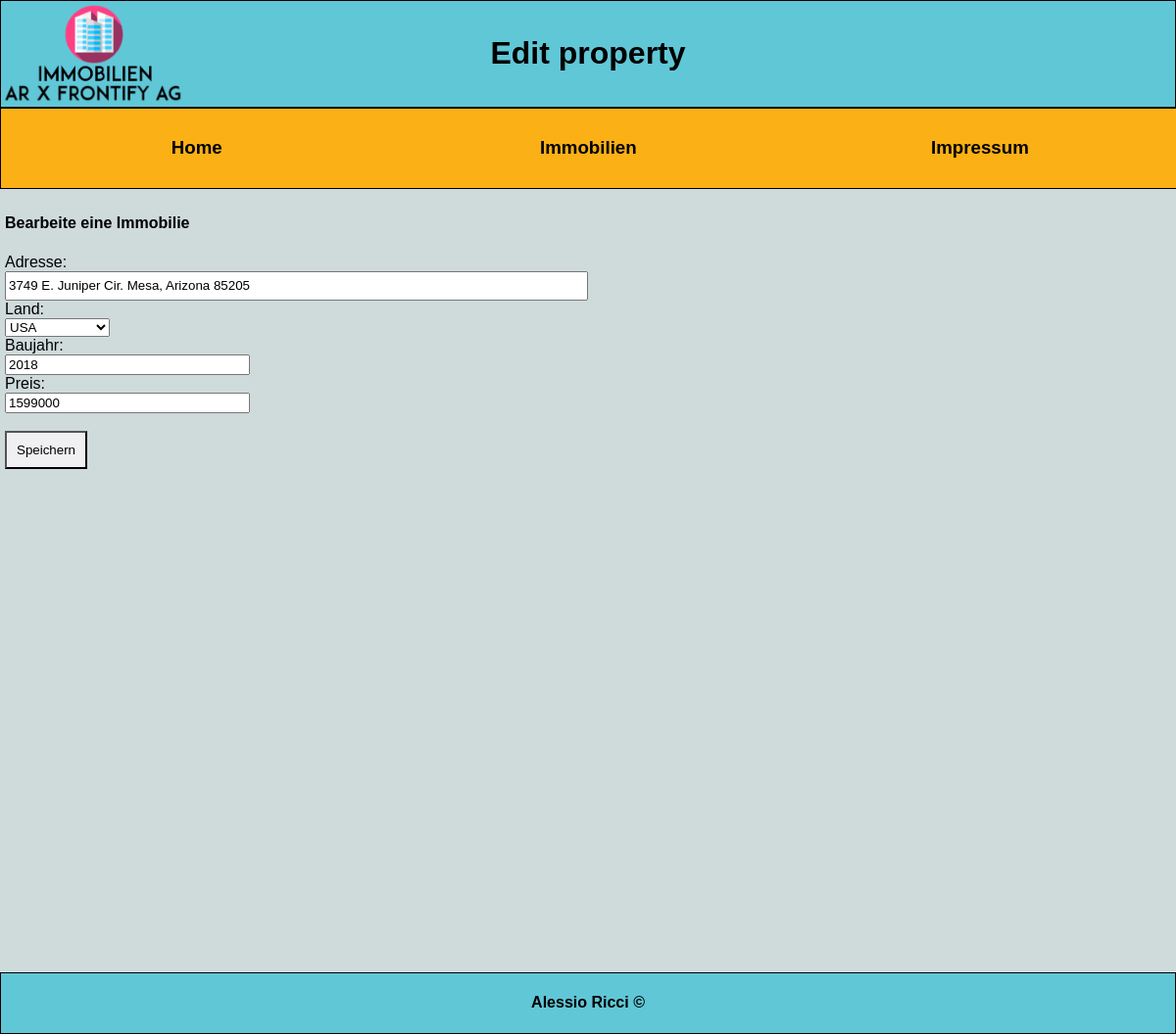
/properties/edit/1, run on the app's committed database.
### tables this page shows
CREATE TABLE `immobilien` (
  `id` int(32) NOT NULL,
  `Land` int(32) NOT NULL,
  `Ort` varchar(512) NOT NULL,
  `Preis` bigint(64) UNSIGNED NOT NULL,
  `Baujahr` int(32) NOT NULL,
  `lat` double DEFAULT NULL,
  `lng` double DEFAULT NULL
);

### router.php (called while the page is built, shortened)
<?php
$url = $_SERVER['REQUEST_URI'];
$url_parts = explode('/', $url);
$id = array_key_exists('3', $url_parts) ? intval($url_parts[3]) : -1;
?>

### model/Property.php (called while the page is built, shortened)
<?php
    class Property
    {
        function getByID($id){
            global $conn;
            $sql = "SELECT `immobilien`.`id`,
                           `immobilien`.`Ort`,
                           `immobilien`.`Preis`,
                           `immobilien`.`Baujahr`,
                           `land`.`LandID`,
                           `land`.`Landname`,
                           `immobilien`.`lat`,
                           `immobilien`.`lng`
                    FROM `immobilien`
                    LEFT JOIN `land` ON `immobilien`.`Land` = `land`.`LandID`
                    WHERE immobilien.id =" . $id;
            $result = $conn->query($sql);
            $row = $result->fetch_assoc();
            if ($conn->query($sql))
            {
                return $row;
            } else
            {
                return false;
            }
        }
    }
?>

### model/Country.php (called while the page is built, shortened)
<?php
    class Country
    {
        public function orderedCountries(){
            global $conn;
            $landesliste = "SELECT `land`.`LandID`,
                                   `land`.`Landname`
                            FROM `land`
                            ORDER BY `Landname` ASC";
            $result = $conn->query($landesliste);
            $countries = [];
            while ($row = $result->fetch_assoc()) {
                array_push($countries, $row);
            }
            return $countries;
        }
    }
?>

### property/formulareditproperty.php (the view)
<?php
    $property = new Property();
    $property = $property->getByID(
      $id
    );
?>
<form method="post" action="../sendeditpropertyformular/<?php echo $property['id'] ?>">
    Adresse:
    <br>
        <input name="adresse" type="text"  value="<?php echo"{$property['Ort']}"?>" style="width: 50%; height:30px;">
    <br>
    Land:
    <br>
    <?php
        $country = new Country();
        $countries = $country->orderedCountries();
        echo '<select name="land">';
        foreach ($countries as $country){
            if($property['LandID'] == $country['LandID']){
                echo "<option selected value={$country['LandID']}>{$country['Landname']}</option>";
            }else{
                echo "<option value={$country['LandID']}>{$country['Landname']}</option>";
            }
        }
        echo '</select>';
    ?>
        <br>
    Baujahr:
    <br>
        <input type="text" name="baujahr" value="<?php echo "{$property['Baujahr']}"?>"  style="width: 250px"><br>
    Preis:
    <br>
        <input type="text" name="preis"  value="<?php echo "{$property['Preis']}"?>"  style="width: 250px">
    <br><br>
        <button type="submit">Speichern</button>
</form>

### data on the page
immobilien: adresse "3749 E. Juniper Cir. Mesa, Arizona 85205", baujahr "2018", preis "1599000"

### other printed values
$pageTitle "Edit property"
form field land "USA"
